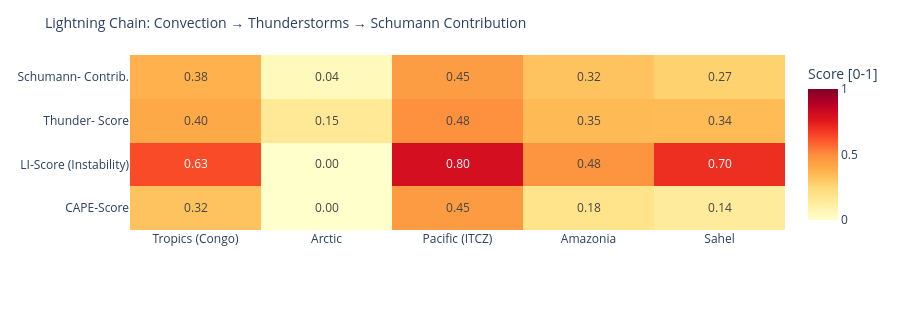

Source (notebook cell):
### Code cell
# ============================================================
# LIGHTNING CHAIN: Convection → Thunderstorms → Schumann
# Shows the causal chain per measurement point as heatmap
# ============================================================

def cape_score(v):
    """CAPE → normalized score [0,1]"""
    if v is None or pd.isna(v): return 0.0
    return min(1.0, float(v) / 3000)

def li_score(v):
    """Lifted Index: negative = unstable → score [0,1]"""
    if v is None or pd.isna(v): return 0.3
    return min(1.0, max(0.0, (-float(v) + 6) / 12))

def cloud_score(v):
    if v is None or pd.isna(v): return 0.3
    return float(v) / 100

def thunder_score(row):
    """Kombinierter Gewitterwahrscheinlichkeits-Score
    CAPE + LI + Bedeckung + WMO-Gewitter + konvektiver Niederschlag (showers)
    Hinweis: X-Ray und Kp sind kein Bestandteil – nur geomagn./solarer Kontext.
    """
    cs = cape_score(row.get('cape'))
    ls = li_score(row.get('li'))
    cl = cloud_score(row.get('cloud'))
    t  = 1.0 if row.get('thunderstorm') else 0.0
    # Convective precipitation (showers) as additional indicator
    sh = min(1.0, (row.get('showers') or 0) / 5.0)
    return round(cs * 0.30 + ls * 0.25 + cl * 0.15 + t * 0.20 + sh * 0.10, 3)

def schumann_contribution(t_score, lat):
    """Schumann contribution: higher in tropics (±30°), scaled by thunderstorm score"""
    lat_weight = max(0.3, 1.0 - abs(lat) / 60)
    return round(t_score * lat_weight, 3)

df_atm['cape_score']   = df_atm.apply(lambda r: cape_score(r['cape']), axis=1)
df_atm['li_score']     = df_atm.apply(lambda r: li_score(r['li']),    axis=1)
df_atm['thunder_score']= df_atm.apply(lambda r: thunder_score(r.to_dict()), axis=1)
df_atm['schumann_contribution'] = df_atm.apply(
    lambda r: schumann_contribution(r['thunder_score'], r['lat']), axis=1)

metrics = ['cape_score', 'li_score', 'thunder_score', 'schumann_contribution']
labels  = ['CAPE-Score', 'LI-Score\n(Instability)', 'Thunder-\nScore', 'Schumann-\nContrib.']
z_data  = [df_atm[m].tolist() for m in metrics]

fig = go.Figure(go.Heatmap(
    z=z_data,
    x=df_atm['point'].tolist(),
    y=labels,
    colorscale='YlOrRd',
    zmin=0, zmax=1,
    text=[[f'{v:.2f}' for v in row] for row in z_data],
    texttemplate='%{text}', textfont=dict(size=12),
    colorbar=dict(title='Score [0-1]')
))
fig.update_layout(
    title=dict(text='Lightning Chain: Convection → Thunderstorms → Schumann Contribution', font=dict(size=14)),
    height=310,
    plot_bgcolor='rgba(0,0,0,0)', paper_bgcolor='rgba(0,0,0,0)',
    margin=dict(l=130, r=80, t=55, b=80)
)
fig.show()

### Figure 1 — Plotly figure (JSON) as saved in the notebook; plotly's stock layout.template omitted (floating-point values rounded to 4 significant figures)
{"data": [{"colorbar": {"title": {"text": "Score [0-1]"}}, "colorscale": [[0.0, "rgb(255,255,204)"], [0.125, "rgb(255,237,160)"], [0.25, "rgb(254,217,118)"], [0.375, "rgb(254,178,76)"], [0.5, "rgb(253,141,60)"], [0.625, "rgb(252,78,42)"], [0.75, "rgb(227,26,28)"], [0.875, "rgb(189,0,38)"], [1.0, "rgb(128,0,38)"]], "text": [["0.32", "0.00", "0.45", "0.18", "0.14"], ["0.63", "0.00", "0.80", "0.48", "0.70"], ["0.40", "0.15", "0.48", "0.35", "0.34"], ["0.38", "0.04", "0.45", "0.32", "0.27"]], "textfont": {"size": 12}, "texttemplate": "%{text}", "type": "heatmap", "x": ["Tropics (Congo)", "Arctic", "Pacific (ITCZ)", "Amazonia", "Sahel"], "y": ["CAPE-Score", "LI-Score\n(Instability)", "Thunder-\nScore", "Schumann-\nContrib."], "z": [[0.32, 0.003333, 0.4533, 0.1833, 0.1367], [0.6333, 0.0, 0.8, 0.475, 0.7], [0.404, 0.151, 0.485, 0.348, 0.345], [0.377, 0.045, 0.445, 0.319, 0.27]], "zmax": 1, "zmin": 0}], "layout": {"height": 310, "margin": {"b": 80, "l": 130, "r": 80, "t": 55}, "paper_bgcolor": "rgba(0,0,0,0)", "plot_bgcolor": "rgba(0,0,0,0)", "title": {"font": {"size": 14}, "text": "Lightning Chain: Convection → Thunderstorms → Schumann Contribution"}}}
